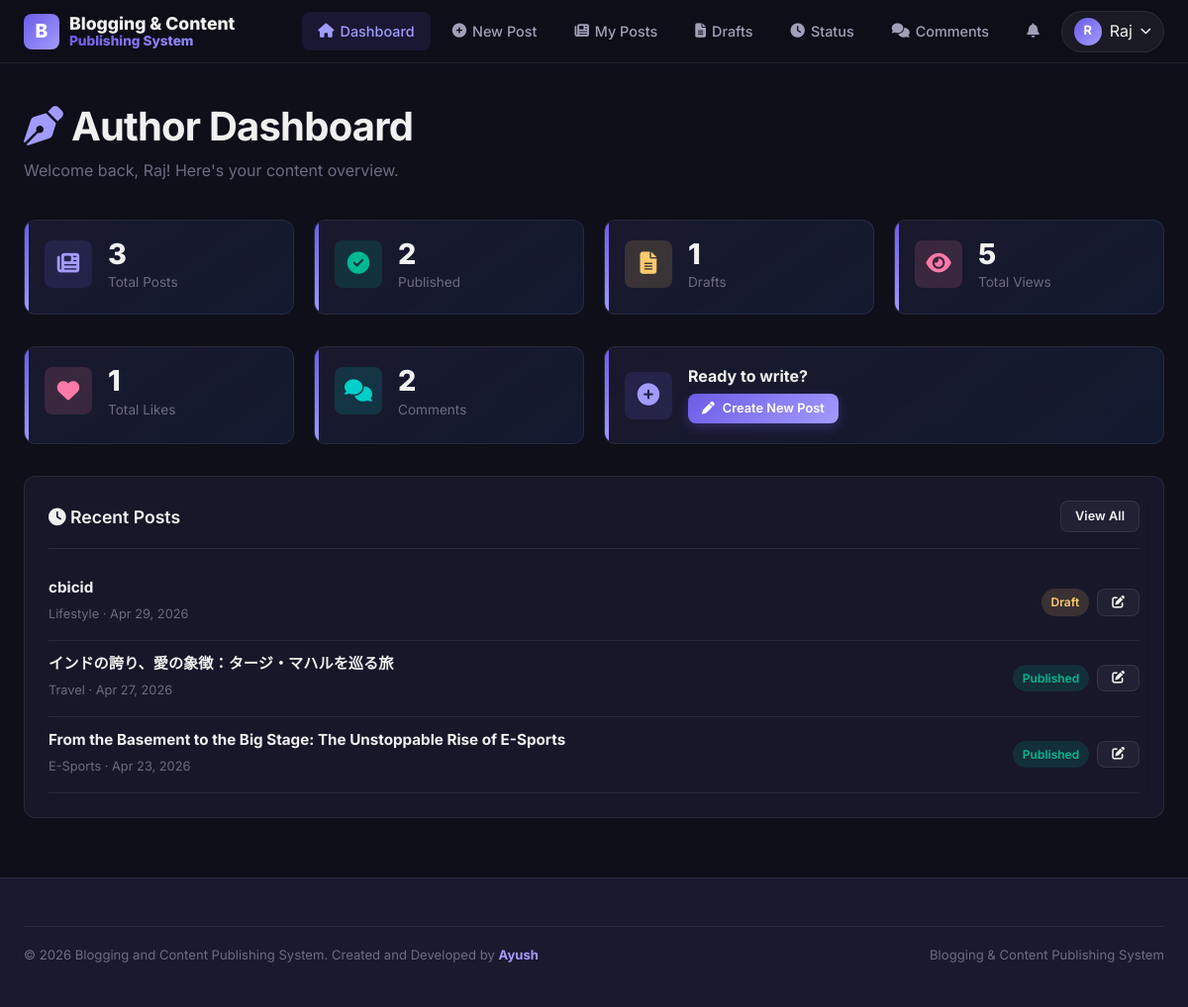
Screenshot of /author/ (signed in) with the database file from the repository.
### author/models.py (models this page shows, shortened)
class tbl_posts(models.Model):
    author_id = models.ForeignKey(tbl_authors, on_delete=models.CASCADE, related_name='posts')
    category_id = models.ForeignKey(tbl_categories, on_delete=models.CASCADE, related_name='posts')
    title = models.CharField(max_length=200)
    content = models.TextField()
    excerpt = models.TextField(blank=True, default='', max_length=500)
    featured_image = models.ImageField(upload_to='posts/featured/', blank=True, null=True)
    status = models.BooleanField(default=False)  # False=Pending/Draft, True=Published
    is_submitted = models.BooleanField(default=False)  # True=Pending Review, False=Draft
    is_featured = models.BooleanField(default=False)
    created_at = models.DateTimeField(auto_now_add=True)
    updated_at = models.DateTimeField(auto_now=True)
    class Meta:
        ordering = ['-created_at']
        verbose_name_plural = "Posts"

class tbl_categories(models.Model):
    name = models.CharField(max_length=50, unique=True)
    description = models.TextField(blank=True, default='')
    created_at = models.DateTimeField(auto_now_add=True)
    class Meta:
        verbose_name_plural = "Categories"

### author/views.py (the view)
# urls.py: path('', views.dashboard, name='author_dashboard'),
def dashboard(request):
    guard = require_author(request)
    if guard:
        return guard
    author = get_author(request)
    ctx = get_session_context(request)
    ctx.update({"zone": "author", "page": "dashboard"})
    if author:
        posts = tbl_posts.objects.filter(author_id=author)
        ctx.update({
            "total_posts": posts.count(),
            "published": posts.filter(status=True).count(),
            "drafts_count": posts.filter(status=False).count(),
            "total_comments": tbl_comments.objects.filter(post_id__in=posts).count(),
            "total_views": tbl_post_views.objects.filter(post_id__in=posts).count(),
            "total_likes": tbl_likes.objects.filter(post_id__in=posts).count(),
            "recent_posts": posts.order_by("-id")[:5],
            "recent_comments": tbl_comments.objects.filter(post_id__in=posts).order_by("-id")[:5],
            "author": author,
        })
    return render(request, "author/dashboard.html", ctx)

### author/views.py (called while the page is built)
def require_author(request):
    if not request.session.get('user_id'):
        return redirect('/accounts/login/')
    role = request.session.get('user_role', 'reader').lower()
    if role not in ['author', 'admin']:
        return redirect('/reader/')
    return None

def get_author(request):
    uid = request.session.get('user_id')
    if not uid:
        return None
    try:
        user = tbl_user.objects.get(id=uid)
        author = tbl_authors.objects.get(user_id=user)
        return author
    except (tbl_user.DoesNotExist, tbl_authors.DoesNotExist):
        return None

def get_session_context(request):
    uid = request.session.get('user_id')
    notif_count = 0
    if uid:
        notif_count = tbl_notifications.objects.filter(user_id__id=uid, is_read=False).count()
    return {
        'user_id': uid,
        'user_name': request.session.get('user_name', 'Guest'),
        'user_role': request.session.get('user_role', 'author'),
        'user_username': request.session.get('user_username', ''),
        'notif_count': notif_count,
    }

### templates/author/dashboard.html (shortened to what this page needs)
{% extends "author/base.html" %}
{% block content %}
<div class="page-header">
    <h1><i class="fas fa-pen-nib" style="color:var(--primary-light);"></i> Author Dashboard</h1>
    <p style="color:var(--text-muted);">Welcome back, {{ user_name }}! Here's your content overview.</p>
</div>
<div class="page-content">
    <div class="grid-4 mb-4">
        <div class="stat-card animate-fadeInUp stagger-1">
            <div class="stat-icon purple"><i class="fas fa-newspaper"></i></div>
            <div class="stat-info">
                <h4>{{ total_posts|default:"0" }}</h4>
                <p>Total Posts</p>
            </div>
        </div>
        <div class="stat-card animate-fadeInUp stagger-2">
            <div class="stat-icon green"><i class="fas fa-check-circle"></i></div>
            <div class="stat-info">
                <h4>{{ published|default:"0" }}</h4>
                <p>Published</p>
            </div>
        </div>
        <div class="stat-card animate-fadeInUp stagger-3">
            <div class="stat-icon orange"><i class="fas fa-file-alt"></i></div>
            <div class="stat-info">
                <h4>{{ drafts_count|default:"0" }}</h4>
                <p>Drafts</p>
            </div>
        </div>
        <div class="stat-card animate-fadeInUp stagger-4">
            <div class="stat-icon pink"><i class="fas fa-eye"></i></div>
            <div class="stat-info">
                <h4>{{ total_views|default:"0" }}</h4>
                <p>Total Views</p>
            </div>
        </div>
    </div>
    <div class="grid-4 mb-4">
        <div class="stat-card">
            <div class="stat-icon pink"><i class="fas fa-heart"></i></div>
            <div class="stat-info">
                <h4>{{ total_likes|default:"0" }}</h4>
                <p>Total Likes</p>
            </div>
        </div>
        <div class="stat-card">
            <div class="stat-icon cyan"><i class="fas fa-comments"></i></div>
            <div class="stat-info">
                <h4>{{ total_comments|default:"0" }}</h4>
                <p>Comments</p>
            </div>
        </div>
        <div class="stat-card" style="grid-column:span 2;">
            <div style="display:flex;gap:16px;align-items:center;width:100%;">
                <div class="stat-icon purple"><i class="fas fa-plus-circle"></i></div>
                <div style="flex:1;">
                    <h4 style="font-size:1rem;margin-bottom:8px;">Ready to write?</h4>
                    <a href="/author/create/" class="btn btn-primary btn-sm"><i class="fas fa-pen"></i> Create New
                        Post</a>
                </div>
            </div>
        </div>
    </div>
    <div class="card">
        <div class="card-header">
            <h4><i class="fas fa-clock"></i> Recent Posts</h4>
            <a href="/author/posts/" class="btn btn-sm btn-secondary">View All</a>
        </div>
        {% for post in recent_posts %}
        <div
            style="display:flex;justify-content:space-between;align-items:center;padding:14px 0;border-bottom:1px solid var(--border-color);">
            <div>
                <h5 style="font-size:0.95rem;margin-bottom:4px;">
                    <a href="/reader/blog/{{ post.id }}/" style="color:var(--text-primary);">{{ post.title }}</a>
                </h5>
                <span style="font-size:0.8rem;color:var(--text-muted);">{{ post.category_id.name }} · {{ post.created_at|date:"M d, Y" }}</span>
            </div>
            <div class="flex gap-1">
                {% if post.status %}<span class="badge badge-success">Published</span>
                {% else %}<span class="badge badge-warning">Draft</span>{% endif %}
                <a href="/author/edit/{{ post.id }}/" class="btn btn-sm btn-secondary"><i class="fas fa-edit"></i></a>
            </div>
        </div>
        {% endfor %}
    </div>
</div>
{% endblock %}

### rows the page displays
tbl_posts: title "cbicid", category_id.name "Lifestyle", created_at "Apr 29, 2026", status "Draft"
tbl_posts: title "インドの誇り、愛の象徴：タージ・マハルを巡る旅", category_id.name "Travel", created_at "Apr 27, 2026", status "Published"
tbl_posts: title "From the Basement to the Big Stage: The Unstoppable Rise of E-Sports", category_id.name "E-Sports", created_at "Apr 23, 2026", status "Published"

### other values shown
{{ user_name|first }} "R"
{{ user_name }} "Raj"
{{ total_posts|default:"0" }} "3"
{{ published|default:"0" }} "2"
{{ drafts_count|default:"0" }} "1"
{{ total_views|default:"0" }} "5"
{{ total_likes|default:"0" }} "1"
{{ total_comments|default:"0" }} "2"
